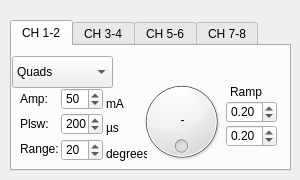
     <widget class="QWidget" name="tab_6">
      <attribute name="title">
       <string>Advanced</string>
      </attribute>
      <widget class="QTabWidget" name="tabWidget">
       <property name="geometry">
        <rect>
         <x>10</x>
         <y>20</y>
         <width>281</width>
         <height>151</height>
        </rect>
       </property>
       <property name="currentIndex">
        <number>0</number>
       </property>
       <widget class="QWidget" name="tab_1">
        <attribute name="title">
         <string>CH 1-2</string>
        </attribute>
        <widget class="QComboBox" name="comboBox_34">
         <property name="geometry">
          <rect>
           <x>0</x>
           <y>10</y>
           <width>101</width>
           <height>32</height>
          </rect>
         </property>
         <item>
          <property name="text">
           <string>Quads</string>
          </property>
         </item>
         <item>
          <property name="text">
           <string>Calves</string>
          </property>
         </item>
         <item>
          <property name="text">
           <string>Hams</string>
          </property>
         </item>
         <item>
          <property name="text">
           <string>Glutes</string>
          </property>
         </item>
         <item>
          <property name="text">
           <string>Tibialis</string>
          </property>
         </item>
        </widget>
        <widget class="QLabel" name="label_7">
         <property name="geometry">
          <rect>
           <x>94</x>
           <y>50</y>
           <width>21</width>
           <height>16</height>
          </rect>
         </property>
         <property name="font">
          <font>
           <pointsize>9</pointsize>
          </font>
         </property>
         <property name="text">
          <string>mA</string>
         </property>
        </widget>
        <widget class="QSpinBox" name="spinBox_amp11">
         <property name="geometry">
          <rect>
           <x>49</x>
           <y>42</y>
           <width>42</width>
           <height>22</height>
          </rect>
         </property>
         <property name="maximum">
          <number>126</number>
         </property>
         <property name="singleStep">
          <number>2</number>
         </property>
         <property name="value">
          <number>50</number>
         </property>
        </widget>
        <widget class="QDial" name="dial_start1">
         <property name="geometry">
          <rect>
           <x>114</x>
           <y>30</y>
           <width>111</width>
           <height>91</height>
          </rect>
         </property>
         <property name="toolTipDuration">
          <number>15</number>
         </property>
         <property name="maximum">
          <number>360</number>
         </property>
         <property name="sliderPosition">
          <number>0</number>
         </property>
         <property name="tracking">
          <bool>true</bool>
         </property>
         <property name="orientation">
          <enum>Qt::Horizontal</enum>
         </property>
         <property name="wrapping">
          <bool>true</bool>
         </property>
         <property name="notchesVisible">
          <bool>false</bool>
         </property>
        </widget>
        <widget class="QLabel" name="label_9">
         <property name="geometry">
          <rect>
           <x>94</x>
           <y>74</y>
           <width>16</width>
           <height>16</height>
          </rect>
         </property>
         <property name="font">
          <font>
           <pointsize>9</pointsize>
          </font>
         </property>
         <property name="text">
          <string>µs</string>
         </property>
        </widget>
        <widget class="QLabel" name="label_start1">
         <property name="geometry">
          <rect>
           <x>155</x>
           <y>64</y>
           <width>31</width>
           <height>20</height>
          </rect>
         </property>
         <property name="text">
          <string>-</string>
         </property>
         <property name="alignment">
          <set>Qt::AlignCenter</set>
         </property>
        </widget>
        <widget class="QSpinBox" name="spinBox_plsw11">
         <property name="geometry">
          <rect>
           <x>49</x>
           <y>67</y>
           <width>42</width>
           <height>22</height>
          </rect>
         </property>
         <property name="maximum">
          <number>500</number>
         </property>
         <property name="singleStep">
          <number>5</number>
         </property>
         <property name="value">
          <number>200</number>
         </property>
        </widget>
        <widget class="QLabel" name="label_12">
         <property name="geometry">
          <rect>
           <x>94</x>
           <y>100</y>
           <width>41</width>
           <height>16</height>
          </rect>
         </property>
         <property name="font">
          <font>
           <pointsize>9</pointsize>
          </font>
         </property>
         <property name="text">
          <string>degrees</string>
         </property>
        </widget>
        <widget class="QSpinBox" name="spinBox_range11">
         <property name="geometry">
          <rect>
           <x>49</x>
           <y>93</y>
           <width>42</width>
           <height>22</height>
          </rect>
         </property>
         <property name="maximum">
          <number>500</number>
         </property>
         <property name="singleStep">
          <number>1</number>
         </property>
         <property name="value">
          <number>20</number>
         </property>
        </widget>
        <widget class="QLabel" name="label_5">
         <property name="geometry">
          <rect>
           <x>8</x>
           <y>45</y>
           <width>41</width>
           <height>16</height>
          </rect>
         </property>
         <property name="text">
          <string>Amp:</string>
         </property>
        </widget>
        <widget class="QLabel" name="label_13">
         <property name="geometry">
          <rect>
           <x>8</x>
           <y>70</y>
           <width>41</width>
           <height>16</height>
          </rect>
         </property>
         <property name="text">
          <string>Plsw:</string>
         </property>
        </widget>
        <widget class="QLabel" name="label_14">
         <property name="geometry">
          <rect>
           <x>8</x>
           <y>95</y>
           <width>41</width>
           <height>16</height>
          </rect>
         </property>
         <property name="text">
          <string>Range:</string>
         </property>
        </widget>
        <widget class="QLabel" name="label_15">
         <property name="geometry">
          <rect>
           <x>218</x>
           <y>38</y>
           <width>41</width>
           <height>16</height>
          </rect>
         </property>
         <property name="text">
          <string>Ramp</string>
         </property>
        </widget>
        <widget class="QDoubleSpinBox" name="doubleSpinBox_startrampTEST">
         <property name="geometry">
          <rect>
           <x>214</x>
           <y>55</y>
           <width>51</width>
           <height>22</height>
          </rect>
         </property>
         <property name="maximum">
          <double>1.000000000000000</double>
         </property>
         <property name="singleStep">
          <double>0.050000000000000</double>
         </property>
         <property name="value">
          <double>0.200000000000000</double>
         </property>
        </widget>
        <widget class="QDoubleSpinBox" name="doubleSpinBox_stoprampTEST">
         <property name="geometry">
          <rect>
           <x>214</x>
           <y>79</y>
           <width>51</width>
           <height>22</height>
          </rect>
         </property>
         <property name="maximum">
          <double>1.000000000000000</double>
         </property>
         <property name="singleStep">
          <double>0.050000000000000</double>
         </property>
         <property name="value">
          <double>0.200000000000000</double>
         </property>
        </widget>
       </widget>
       <widget class="QWidget" name="tab_2">
        <attribute name="title">
         <string>CH 3-4</string>
        </attribute>
       </widget>
       <widget class="QWidget" name="tab_3">
        <attribute name="title">
         <string>CH 5-6</string>
        </attribute>
       </widget>
       <widget class="QWidget" name="tab_4">
        <attribute name="title">
         <string>CH 7-8</string>
        </attribute>
       </widget>
      </widget>
     </widget>
